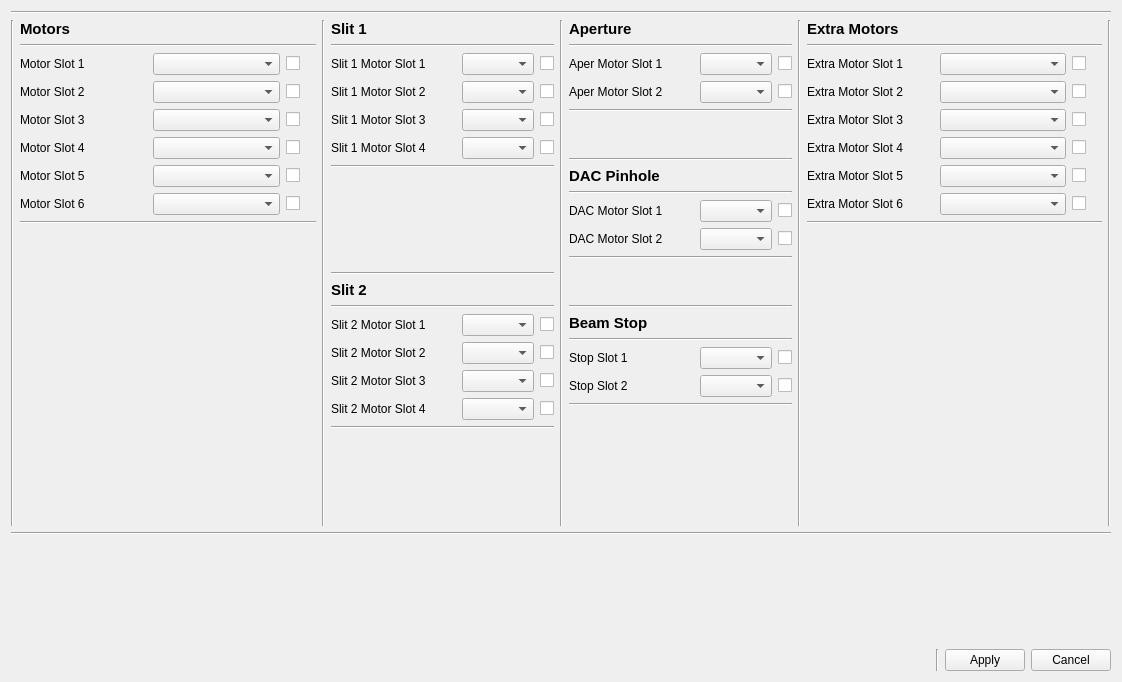
<?xml version="1.0" encoding="UTF-8"?>
<ui version="4.0">
 <class>Form</class>
 <widget class="QWidget" name="Form">
  <property name="geometry">
   <rect>
    <x>0</x>
    <y>0</y>
    <width>1122</width>
    <height>682</height>
   </rect>
  </property>
  <property name="minimumSize">
   <size>
    <width>1122</width>
    <height>441</height>
   </size>
  </property>
  <property name="maximumSize">
   <size>
    <width>1333</width>
    <height>799</height>
   </size>
  </property>
  <property name="windowTitle">
   <string>Form</string>
  </property>
  <layout class="QVBoxLayout" name="verticalLayout_2">
   <item>
    <widget class="Line" name="line_7">
     <property name="orientation">
      <enum>Qt::Horizontal</enum>
     </property>
    </widget>
   </item>
   <item>
    <layout class="QHBoxLayout" name="horizontalLayout_2">
     <item>
      <widget class="Line" name="line_4">
       <property name="orientation">
        <enum>Qt::Vertical</enum>
       </property>
      </widget>
     </item>
     <item>
      <layout class="QVBoxLayout" name="verticalLayout">
       <item>
        <widget class="QLabel" name="label_motor">
         <property name="font">
          <font>
           <pointsize>11</pointsize>
           <weight>75</weight>
           <bold>true</bold>
          </font>
         </property>
         <property name="text">
          <string>Motors</string>
         </property>
        </widget>
       </item>
       <item>
        <widget class="Line" name="line_6">
         <property name="orientation">
          <enum>Qt::Horizontal</enum>
         </property>
        </widget>
       </item>
       <item>
        <layout class="QGridLayout" name="gridLayout">
         <item row="0" column="1">
          <widget class="QComboBox" name="comboBox_motor_slot_1"/>
         </item>
         <item row="1" column="1">
          <widget class="QComboBox" name="comboBox_motor_slot_2"/>
         </item>
         <item row="2" column="1">
          <widget class="QComboBox" name="comboBox_motor_slot_3"/>
         </item>
         <item row="3" column="1">
          <widget class="QComboBox" name="comboBox_motor_slot_4"/>
         </item>
         <item row="4" column="1">
          <widget class="QComboBox" name="comboBox_motor_slot_5"/>
         </item>
         <item row="5" column="1">
          <widget class="QComboBox" name="comboBox_motor_slot_6"/>
         </item>
         <item row="0" column="0">
          <widget class="QLabel" name="label_motor_slot_name_1">
           <property name="minimumSize">
            <size>
             <width>100</width>
             <height>0</height>
            </size>
           </property>
           <property name="text">
            <string>Motor Slot 1</string>
           </property>
          </widget>
         </item>
         <item row="1" column="0">
          <widget class="QLabel" name="label_motor_slot_name_2">
           <property name="text">
            <string>Motor Slot 2</string>
           </property>
          </widget>
         </item>
         <item row="2" column="0">
          <widget class="QLabel" name="label_motor_slot_name_3">
           <property name="text">
            <string>Motor Slot 3</string>
           </property>
          </widget>
         </item>
         <item row="3" column="0">
          <widget class="QLabel" name="label_motor_slot_name_4">
           <property name="text">
            <string>Motor Slot 4</string>
           </property>
          </widget>
         </item>
         <item row="4" column="0">
          <widget class="QLabel" name="label_motor_slot_name_5">
           <property name="text">
            <string>Motor Slot 5</string>
           </property>
          </widget>
         </item>
         <item row="5" column="0">
          <widget class="QLabel" name="label_motor_slot_name_6">
           <property name="text">
            <string>Motor Slot 6</string>
           </property>
          </widget>
         </item>
         <item row="0" column="2">
          <widget class="QCheckBox" name="checkBox_motor_slot_1">
           <property name="maximumSize">
            <size>
             <width>30</width>
             <height>16777215</height>
            </size>
           </property>
           <property name="text">
            <string/>
           </property>
          </widget>
         </item>
         <item row="1" column="2">
          <widget class="QCheckBox" name="checkBox_motor_slot_2">
           <property name="maximumSize">
            <size>
             <width>30</width>
             <height>16777215</height>
            </size>
           </property>
           <property name="text">
            <string/>
           </property>
          </widget>
         </item>
         <item row="2" column="2">
          <widget class="QCheckBox" name="checkBox_motor_slot_3">
           <property name="maximumSize">
            <size>
             <width>30</width>
             <height>16777215</height>
            </size>
           </property>
           <property name="text">
            <string/>
           </property>
          </widget>
         </item>
         <item row="3" column="2">
          <widget class="QCheckBox" name="checkBox_motor_slot_4">
           <property name="maximumSize">
            <size>
             <width>30</width>
             <height>16777215</height>
            </size>
           </property>
           <property name="text">
            <string/>
           </property>
          </widget>
         </item>
         <item row="4" column="2">
          <widget class="QCheckBox" name="checkBox_motor_slot_5">
           <property name="maximumSize">
            <size>
             <width>30</width>
             <height>16777215</height>
            </size>
           </property>
           <property name="text">
            <string/>
           </property>
          </widget>
         </item>
         <item row="5" column="2">
          <widget class="QCheckBox" name="checkBox_motor_slot_6">
           <property name="sizePolicy">
            <sizepolicy hsizetype="Minimum" vsizetype="Fixed">
             <horstretch>30</horstretch>
             <verstretch>0</verstretch>
            </sizepolicy>
           </property>
           <property name="maximumSize">
            <size>
             <width>30</width>
             <height>16777215</height>
            </size>
           </property>
           <property name="text">
            <string/>
           </property>
          </widget>
         </item>
        </layout>
       </item>
       <item>
        <widget class="Line" name="line_24">
         <property name="orientation">
          <enum>Qt::Horizontal</enum>
         </property>
        </widget>
       </item>
       <item>
        <spacer name="verticalSpacer">
         <property name="orientation">
          <enum>Qt::Vertical</enum>
         </property>
         <property name="sizeHint" stdset="0">
          <size>
           <width>20</width>
           <height>40</height>
          </size>
         </property>
        </spacer>
       </item>
      </layout>
     </item>
     <item>
      <widget class="Line" name="line">
       <property name="orientation">
        <enum>Qt::Vertical</enum>
       </property>
      </widget>
     </item>
     <item>
      <layout class="QVBoxLayout" name="verticalLayout_5">
       <item>
        <widget class="QLabel" name="label_2">
         <property name="font">
          <font>
           <pointsize>11</pointsize>
           <weight>75</weight>
           <bold>true</bold>
          </font>
         </property>
         <property name="text">
          <string>Slit 1</string>
         </property>
        </widget>
       </item>
       <item>
        <widget class="Line" name="line_8">
         <property name="orientation">
          <enum>Qt::Horizontal</enum>
         </property>
        </widget>
       </item>
       <item>
        <layout class="QGridLayout" name="gridLayout_3">
         <item row="0" column="1">
          <widget class="QComboBox" name="comboBox_slit_1_motor_slot_1"/>
         </item>
         <item row="1" column="1">
          <widget class="QComboBox" name="comboBox_slit_1_motor_slot_2"/>
         </item>
         <item row="2" column="1">
          <widget class="QComboBox" name="comboBox_slit_1_motor_slot_3"/>
         </item>
         <item row="3" column="1">
          <widget class="QComboBox" name="comboBox_slit_1_motor_slot_4"/>
         </item>
         <item row="0" column="0">
          <widget class="QLabel" name="label_slit_1_motor_slot_name_1">
           <property name="minimumSize">
            <size>
             <width>125</width>
             <height>0</height>
            </size>
           </property>
           <property name="text">
            <string>Slit 1 Motor Slot 1</string>
           </property>
          </widget>
         </item>
         <item row="1" column="0">
          <widget class="QLabel" name="label_slit_1_motor_slot_name_2">
           <property name="text">
            <string>Slit 1 Motor Slot 2</string>
           </property>
          </widget>
         </item>
         <item row="2" column="0">
          <widget class="QLabel" name="label_slit_1_motor_slot_name_3">
           <property name="text">
            <string>Slit 1 Motor Slot 3</string>
           </property>
          </widget>
         </item>
         <item row="3" column="0">
          <widget class="QLabel" name="label_slit_1_motor_slot_name_4">
           <property name="text">
            <string>Slit 1 Motor Slot 4</string>
           </property>
          </widget>
         </item>
         <item row="0" column="2">
          <widget class="QCheckBox" name="checkBox_slit_1_motor_slot_1">
           <property name="maximumSize">
            <size>
             <width>30</width>
             <height>16777215</height>
            </size>
           </property>
           <property name="text">
            <string/>
           </property>
          </widget>
         </item>
         <item row="1" column="2">
          <widget class="QCheckBox" name="checkBox_slit_1_motor_slot_2">
           <property name="maximumSize">
            <size>
             <width>30</width>
             <height>16777215</height>
            </size>
           </property>
           <property name="text">
            <string/>
           </property>
          </widget>
         </item>
         <item row="2" column="2">
          <widget class="QCheckBox" name="checkBox_slit_1_motor_slot_3">
           <property name="maximumSize">
            <size>
             <width>30</width>
             <height>16777215</height>
            </size>
           </property>
           <property name="text">
            <string/>
           </property>
          </widget>
         </item>
         <item row="3" column="2">
          <widget class="QCheckBox" name="checkBox_slit_1_motor_slot_4">
           <property name="maximumSize">
            <size>
             <width>30</width>
             <height>16777215</height>
            </size>
           </property>
           <property name="text">
            <string/>
           </property>
          </widget>
         </item>
        </layout>
       </item>
       <item>
        <widget class="Line" name="line_9">
         <property name="orientation">
          <enum>Qt::Horizontal</enum>
         </property>
        </widget>
       </item>
       <item>
        <layout class="QVBoxLayout" name="verticalLayout_6">
         <item>
          <spacer name="verticalSpacer_4">
           <property name="orientation">
            <enum>Qt::Vertical</enum>
           </property>
           <property name="sizeHint" stdset="0">
            <size>
             <width>20</width>
             <height>40</height>
            </size>
           </property>
          </spacer>
         </item>
         <item>
          <widget class="Line" name="line_11">
           <property name="orientation">
            <enum>Qt::Horizontal</enum>
           </property>
          </widget>
         </item>
         <item>
          <widget class="QLabel" name="label_slit_2">
           <property name="font">
            <font>
             <pointsize>11</pointsize>
             <weight>75</weight>
             <bold>true</bold>
            </font>
           </property>
           <property name="text">
            <string>Slit 2</string>
           </property>
          </widget>
         </item>
         <item>
          <widget class="Line" name="line_10">
           <property name="orientation">
            <enum>Qt::Horizontal</enum>
           </property>
          </widget>
         </item>
         <item>
          <layout class="QGridLayout" name="gridLayout_4">
           <item row="0" column="1">
            <widget class="QComboBox" name="comboBox_slit_2_motor_slot_1"/>
           </item>
           <item row="1" column="1">
            <widget class="QComboBox" name="comboBox_slit_2_motor_slot_2"/>
           </item>
           <item row="2" column="1">
            <widget class="QComboBox" name="comboBox_slit_2_motor_slot_3"/>
           </item>
           <item row="3" column="1">
            <widget class="QComboBox" name="comboBox_slit_2_motor_slot_4"/>
           </item>
           <item row="0" column="0">
            <widget class="QLabel" name="label_slit_2_motor_slot_name_1">
             <property name="minimumSize">
              <size>
               <width>125</width>
               <height>0</height>
              </size>
             </property>
             <property name="text">
              <string>Slit 2 Motor Slot 1</string>
             </property>
            </widget>
           </item>
           <item row="1" column="0">
            <widget class="QLabel" name="label_slit_2_motor_slot_name_2">
             <property name="text">
              <string>Slit 2 Motor Slot 2</string>
             </property>
            </widget>
           </item>
           <item row="2" column="0">
            <widget class="QLabel" name="label_slit_2_motor_slot_name_3">
             <property name="text">
              <string>Slit 2 Motor Slot 3</string>
             </property>
            </widget>
           </item>
           <item row="3" column="0">
            <widget class="QLabel" name="label_slit_2_motor_slot_name_4">
             <property name="text">
              <string>Slit 2 Motor Slot 4</string>
             </property>
            </widget>
           </item>
           <item row="0" column="2">
            <widget class="QCheckBox" name="checkBox_slit_2_motor_slot_1">
             <property name="maximumSize">
              <size>
               <width>30</width>
               <height>16777215</height>
              </size>
             </property>
             <property name="text">
              <string/>
             </property>
            </widget>
           </item>
           <item row="1" column="2">
            <widget class="QCheckBox" name="checkBox_slit_2_motor_slot_2">
             <property name="maximumSize">
              <size>
               <width>30</width>
               <height>16777215</height>
              </size>
             </property>
             <property name="text">
              <string/>
             </property>
            </widget>
           </item>
           <item row="2" column="2">
            <widget class="QCheckBox" name="checkBox_slit_2_motor_slot_3">
             <property name="maximumSize">
              <size>
               <width>30</width>
               <height>16777215</height>
              </size>
             </property>
             <property name="text">
              <string/>
             </property>
            </widget>
           </item>
           <item row="3" column="2">
            <widget class="QCheckBox" name="checkBox_slit_2_motor_slot_4">
             <property name="maximumSize">
              <size>
               <width>30</width>
               <height>16777215</height>
              </size>
             </property>
             <property name="text">
              <string/>
             </property>
            </widget>
           </item>
          </layout>
         </item>
         <item>
          <widget class="Line" name="line_12">
           <property name="orientation">
            <enum>Qt::Horizontal</enum>
           </property>
          </widget>
         </item>
         <item>
          <spacer name="verticalSpacer_3">
           <property name="orientation">
            <enum>Qt::Vertical</enum>
           </property>
           <property name="sizeHint" stdset="0">
            <size>
             <width>20</width>
             <height>40</height>
            </size>
           </property>
          </spacer>
         </item>
        </layout>
       </item>
      </layout>
     </item>
     <item>
      <widget class="Line" name="line_2">
       <property name="orientation">
        <enum>Qt::Vertical</enum>
       </property>
      </widget>
     </item>
     <item>
      <layout class="QVBoxLayout" name="verticalLayout_7">
       <item>
        <widget class="QLabel" name="label_aper">
         <property name="font">
          <font>
           <pointsize>11</pointsize>
           <weight>75</weight>
           <bold>true</bold>
          </font>
         </property>
         <property name="text">
          <string>Aperture</string>
         </property>
        </widget>
       </item>
       <item>
        <widget class="Line" name="line_19">
         <property name="orientation">
          <enum>Qt::Horizontal</enum>
         </property>
        </widget>
       </item>
       <item>
        <layout class="QGridLayout" name="gridLayout_5">
         <item row="0" column="1">
          <widget class="QComboBox" name="comboBox_aper_motor_slot_1"/>
         </item>
         <item row="1" column="1">
          <widget class="QComboBox" name="comboBox_aper_motor_slot_2"/>
         </item>
         <item row="0" column="0">
          <widget class="QLabel" name="label_aper_motor_slot_name_1">
           <property name="minimumSize">
            <size>
             <width>125</width>
             <height>0</height>
            </size>
           </property>
           <property name="text">
            <string>Aper Motor Slot 1</string>
           </property>
          </widget>
         </item>
         <item row="1" column="0">
          <widget class="QLabel" name="label_aper_motor_slot_name_2">
           <property name="text">
            <string>Aper Motor Slot 2</string>
           </property>
          </widget>
         </item>
         <item row="0" column="2">
          <widget class="QCheckBox" name="checkBox_aper_motor_slot_1">
           <property name="maximumSize">
            <size>
             <width>30</width>
             <height>16777215</height>
            </size>
           </property>
           <property name="text">
            <string/>
           </property>
          </widget>
         </item>
         <item row="1" column="2">
          <widget class="QCheckBox" name="checkBox_aper_motor_slot_2">
           <property name="maximumSize">
            <size>
             <width>30</width>
             <height>16777215</height>
            </size>
           </property>
           <property name="text">
            <string/>
           </property>
          </widget>
         </item>
        </layout>
       </item>
       <item>
        <widget class="Line" name="line_18">
         <property name="orientation">
          <enum>Qt::Horizontal</enum>
         </property>
        </widget>
       </item>
       <item>
        <spacer name="verticalSpacer_5">
         <property name="orientation">
          <enum>Qt::Vertical</enum>
         </property>
         <property name="sizeHint" stdset="0">
          <size>
           <width>20</width>
           <height>40</height>
          </size>
         </property>
        </spacer>
       </item>
       <item>
        <widget class="Line" name="line_15">
         <property name="orientation">
          <enum>Qt::Horizontal</enum>
         </property>
        </widget>
       </item>
       <item>
        <layout class="QVBoxLayout" name="verticalLayout_8">
         <item>
          <widget class="QLabel" name="label_dac">
           <property name="font">
            <font>
             <pointsize>11</pointsize>
             <weight>75</weight>
             <bold>true</bold>
            </font>
           </property>
           <property name="text">
            <string>DAC Pinhole</string>
           </property>
          </widget>
         </item>
         <item>
          <widget class="Line" name="line_16">
           <property name="orientation">
            <enum>Qt::Horizontal</enum>
           </property>
          </widget>
         </item>
         <item>
          <layout class="QGridLayout" name="gridLayout_6">
           <item row="0" column="1">
            <widget class="QComboBox" name="comboBox_dac_motor_slot_1"/>
           </item>
           <item row="1" column="1">
            <widget class="QComboBox" name="comboBox_dac_motor_slot_2"/>
           </item>
           <item row="0" column="0">
            <widget class="QLabel" name="label_dac_motor_slot_name_1">
             <property name="minimumSize">
              <size>
               <width>125</width>
               <height>0</height>
              </size>
             </property>
             <property name="text">
              <string>DAC Motor Slot 1</string>
             </property>
            </widget>
           </item>
           <item row="1" column="0">
            <widget class="QLabel" name="label_dac_motor_slot_name_2">
             <property name="text">
              <string>DAC Motor Slot 2</string>
             </property>
            </widget>
           </item>
           <item row="0" column="2">
            <widget class="QCheckBox" name="checkBox_dac_motor_slot_1">
             <property name="maximumSize">
              <size>
               <width>30</width>
               <height>16777215</height>
              </size>
             </property>
             <property name="text">
              <string/>
             </property>
            </widget>
           </item>
           <item row="1" column="2">
            <widget class="QCheckBox" name="checkBox_dac_motor_slot_2">
             <property name="maximumSize">
              <size>
               <width>30</width>
               <height>16777215</height>
              </size>
             </property>
             <property name="text">
              <string/>
             </property>
            </widget>
           </item>
          </layout>
         </item>
        </layout>
       </item>
       <item>
        <widget class="Line" name="line_23">
         <property name="orientation">
          <enum>Qt::Horizontal</enum>
         </property>
        </widget>
       </item>
       <item>
        <spacer name="verticalSpacer_6">
         <property name="orientation">
          <enum>Qt::Vertical</enum>
         </property>
         <property name="sizeHint" stdset="0">
          <size>
           <width>20</width>
           <height>40</height>
          </size>
         </property>
        </spacer>
       </item>
       <item>
        <layout class="QVBoxLayout" name="verticalLayout_10">
         <item>
          <widget class="Line" name="line_14">
           <property name="orientation">
            <enum>Qt::Horizontal</enum>
           </property>
          </widget>
         </item>
         <item>
          <widget class="QLabel" name="label_stop">
           <property name="font">
            <font>
             <pointsize>11</pointsize>
             <weight>75</weight>
             <bold>true</bold>
            </font>
           </property>
           <property name="text">
            <string>Beam Stop</string>
           </property>
          </widget>
         </item>
         <item>
          <widget class="Line" name="line_17">
           <property name="orientation">
            <enum>Qt::Horizontal</enum>
           </property>
          </widget>
         </item>
         <item>
          <layout class="QGridLayout" name="gridLayout_8">
           <item row="0" column="1">
            <widget class="QComboBox" name="comboBox_stop_motor_slot_1"/>
           </item>
           <item row="1" column="1">
            <widget class="QComboBox" name="comboBox_stop_motor_slot_2"/>
           </item>
           <item row="1" column="0">
            <widget class="QLabel" name="label_stop_motor_slot_name_2">
             <property name="text">
              <string>Stop Slot 2</string>
             </property>
            </widget>
           </item>
           <item row="0" column="2">
            <widget class="QCheckBox" name="checkBox_stop_motor_slot_1">
             <property name="maximumSize">
              <size>
               <width>30</width>
               <height>16777215</height>
              </size>
             </property>
             <property name="text">
              <string/>
             </property>
            </widget>
           </item>
           <item row="1" column="2">
            <widget class="QCheckBox" name="checkBox_stop_motor_slot_2">
             <property name="maximumSize">
              <size>
               <width>30</width>
               <height>16777215</height>
              </size>
             </property>
             <property name="text">
              <string/>
             </property>
            </widget>
           </item>
           <item row="0" column="0">
            <widget class="QLabel" name="label_stop_motor_slot_name_1">
             <property name="minimumSize">
              <size>
               <width>125</width>
               <height>0</height>
              </size>
             </property>
             <property name="text">
              <string>Stop Slot 1</string>
             </property>
            </widget>
           </item>
          </layout>
         </item>
        </layout>
       </item>
       <item>
        <widget class="Line" name="line_13">
         <property name="orientation">
          <enum>Qt::Horizontal</enum>
         </property>
        </widget>
       </item>
       <item>
        <spacer name="verticalSpacer_8">
         <property name="orientation">
          <enum>Qt::Vertical</enum>
         </property>
         <property name="sizeHint" stdset="0">
          <size>
           <width>20</width>
           <height>40</height>
          </size>
         </property>
        </spacer>
       </item>
       <item>
        <spacer name="verticalSpacer_2">
         <property name="orientation">
          <enum>Qt::Vertical</enum>
         </property>
         <property name="sizeHint" stdset="0">
          <size>
           <width>20</width>
           <height>40</height>
          </size>
         </property>
        </spacer>
       </item>
       <item>
        <spacer name="verticalSpacer_7">
         <property name="orientation">
          <enum>Qt::Vertical</enum>
         </property>
         <property name="sizeHint" stdset="0">
          <size>
           <width>20</width>
           <height>40</height>
          </size>
         </property>
        </spacer>
       </item>
      </layout>
     </item>
     <item>
      <widget class="Line" name="line_3">
       <property name="orientation">
        <enum>Qt::Vertical</enum>
       </property>
      </widget>
     </item>
     <item>
      <layout class="QVBoxLayout" name="verticalLayout_11">
       <item>
        <widget class="QLabel" name="label_extra">
         <property name="font">
          <font>
           <pointsize>11</pointsize>
           <weight>75</weight>
           <bold>true</bold>
          </font>
         </property>
         <property name="text">
          <string>Extra Motors</string>
         </property>
        </widget>
       </item>
       <item>
        <widget class="Line" name="line_20">
         <property name="orientation">
          <enum>Qt::Horizontal</enum>
         </property>
        </widget>
       </item>
       <item>
        <layout class="QGridLayout" name="gridLayout_9">
         <item row="0" column="1">
          <widget class="QComboBox" name="comboBox_extra_motor_slot_1"/>
         </item>
         <item row="1" column="1">
          <widget class="QComboBox" name="comboBox_extra_motor_slot_2"/>
         </item>
         <item row="2" column="1">
          <widget class="QComboBox" name="comboBox_extra_motor_slot_3"/>
         </item>
         <item row="3" column="1">
          <widget class="QComboBox" name="comboBox_extra_motor_slot_4"/>
         </item>
         <item row="4" column="1">
          <widget class="QComboBox" name="comboBox_extra_motor_slot_5"/>
         </item>
         <item row="5" column="1">
          <widget class="QComboBox" name="comboBox_extra_motor_slot_6"/>
         </item>
         <item row="0" column="0">
          <widget class="QLabel" name="label_extra_motor_slot_name_1">
           <property name="minimumSize">
            <size>
             <width>125</width>
             <height>0</height>
            </size>
           </property>
           <property name="text">
            <string>Extra Motor Slot 1</string>
           </property>
          </widget>
         </item>
         <item row="1" column="0">
          <widget class="QLabel" name="label_extra_motor_slot_name_2">
           <property name="text">
            <string>Extra Motor Slot 2</string>
           </property>
          </widget>
         </item>
         <item row="2" column="0">
          <widget class="QLabel" name="label_extra_motor_slot_name_3">
           <property name="text">
            <string>Extra Motor Slot 3</string>
           </property>
          </widget>
         </item>
         <item row="3" column="0">
          <widget class="QLabel" name="label_extra_motor_slot_name_4">
           <property name="text">
            <string>Extra Motor Slot 4</string>
           </property>
          </widget>
         </item>
         <item row="4" column="0">
          <widget class="QLabel" name="label_extra_motor_slot_name_5">
           <property name="text">
            <string>Extra Motor Slot 5</string>
           </property>
          </widget>
         </item>
         <item row="5" column="0">
          <widget class="QLabel" name="label_extra_motor_slot_name_6">
           <property name="text">
            <string>Extra Motor Slot 6</string>
           </property>
          </widget>
         </item>
         <item row="0" column="2">
          <widget class="QCheckBox" name="checkBox_extra_motor_slot_1">
           <property name="maximumSize">
            <size>
             <width>30</width>
             <height>16777215</height>
            </size>
           </property>
           <property name="text">
            <string/>
           </property>
          </widget>
         </item>
         <item row="1" column="2">
          <widget class="QCheckBox" name="checkBox_extra_motor_slot_2">
           <property name="maximumSize">
            <size>
             <width>30</width>
             <height>16777215</height>
            </size>
           </property>
           <property name="text">
            <string/>
           </property>
          </widget>
         </item>
         <item row="2" column="2">
          <widget class="QCheckBox" name="checkBox_extra_motor_slot_3">
           <property name="maximumSize">
            <size>
             <width>30</width>
             <height>16777215</height>
            </size>
           </property>
           <property name="text">
            <string/>
           </property>
          </widget>
         </item>
         <item row="3" column="2">
          <widget class="QCheckBox" name="checkBox_extra_motor_slot_4">
           <property name="maximumSize">
            <size>
             <width>30</width>
             <height>16777215</height>
            </size>
           </property>
           <property name="text">
            <string/>
           </property>
          </widget>
         </item>
         <item row="4" column="2">
          <widget class="QCheckBox" name="checkBox_extra_motor_slot_5">
           <property name="maximumSize">
            <size>
             <width>30</width>
             <height>16777215</height>
            </size>
           </property>
           <property name="text">
            <string/>
           </property>
          </widget>
         </item>
         <item row="5" column="2">
          <widget class="QCheckBox" name="checkBox_extra_motor_slot_6">
           <property name="sizePolicy">
            <sizepolicy hsizetype="Minimum" vsizetype="Fixed">
             <horstretch>30</horstretch>
             <verstretch>0</verstretch>
            </sizepolicy>
           </property>
           <property name="maximumSize">
            <size>
             <width>30</width>
             <height>16777215</height>
            </size>
           </property>
           <property name="text">
            <string/>
           </property>
          </widget>
         </item>
        </layout>
       </item>
       <item>
        <widget class="Line" name="line_21">
         <property name="orientation">
          <enum>Qt::Horizontal</enum>
         </property>
        </widget>
       </item>
       <item>
        <spacer name="verticalSpacer_9">
         <property name="orientation">
          <enum>Qt::Vertical</enum>
         </property>
         <property name="sizeHint" stdset="0">
          <size>
           <width>20</width>
           <height>40</height>
          </size>
         </property>
        </spacer>
       </item>
      </layout>
     </item>
     <item>
      <widget class="Line" name="line_22">
       <property name="orientation">
        <enum>Qt::Vertical</enum>
       </property>
      </widget>
     </item>
    </layout>
   </item>
   <item>
    <widget class="Line" name="line_25">
     <property name="orientation">
      <enum>Qt::Horizontal</enum>
     </property>
    </widget>
   </item>
   <item>
    <spacer name="verticalSpacer_10">
     <property name="orientation">
      <enum>Qt::Vertical</enum>
     </property>
     <property name="sizeHint" stdset="0">
      <size>
       <width>20</width>
       <height>40</height>
      </size>
     </property>
    </spacer>
   </item>
   <item>
    <layout class="QHBoxLayout" name="horizontalLayout">
     <item>
      <spacer name="horizontalSpacer">
       <property name="orientation">
        <enum>Qt::Horizontal</enum>
       </property>
       <property name="sizeHint" stdset="0">
        <size>
         <width>40</width>
         <height>20</height>
        </size>
       </property>
      </spacer>
     </item>
     <item>
      <widget class="Line" name="line_5">
       <property name="orientation">
        <enum>Qt::Vertical</enum>
       </property>
      </widget>
     </item>
     <item>
      <widget class="QPushButton" name="pushButton_apply">
       <property name="text">
        <string>Apply</string>
       </property>
      </widget>
     </item>
     <item>
      <widget class="QPushButton" name="pushButton_cancel">
       <property name="text">
        <string>Cancel</string>
       </property>
      </widget>
     </item>
    </layout>
   </item>
  </layout>
 </widget>
 <resources/>
 <connections/>
</ui>
